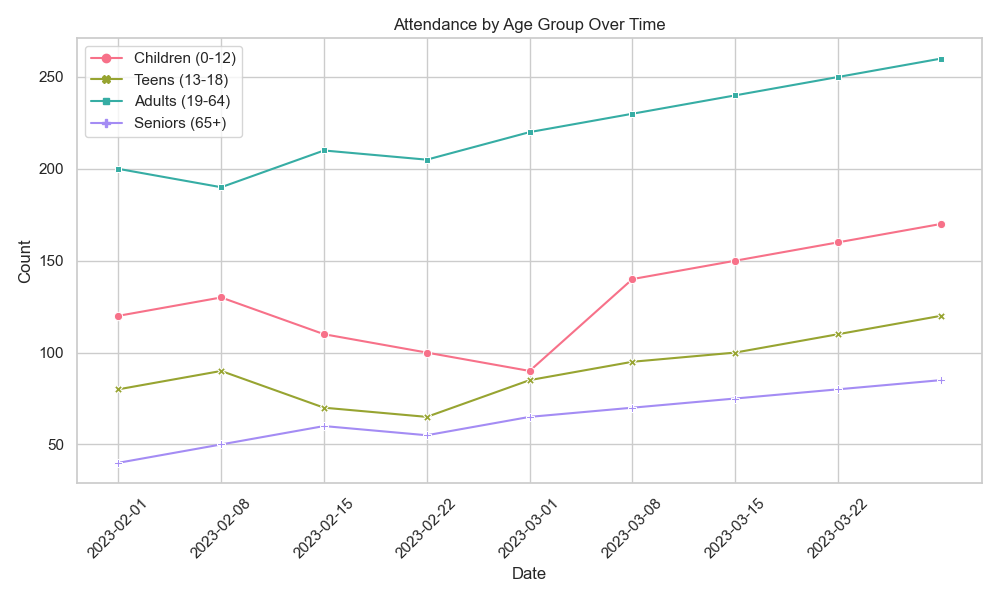

Generate this figure with Python:

import pandas as pd
import seaborn as sns
import matplotlib.pyplot as plt

# Data provided
data = [
    {'Date': '2023-02-01', 'Children (0-12)': 120, 'Teens (13-18)': 80, 'Adults (19-64)': 200, 'Seniors (65+)': 40},
    {'Date': '2023-02-08', 'Children (0-12)': 130, 'Teens (13-18)': 90, 'Adults (19-64)': 190, 'Seniors (65+)': 50},
    {'Date': '2023-02-15', 'Children (0-12)': 110, 'Teens (13-18)': 70, 'Adults (19-64)': 210, 'Seniors (65+)': 60},
    {'Date': '2023-02-22', 'Children (0-12)': 100, 'Teens (13-18)': 65, 'Adults (19-64)': 205, 'Seniors (65+)': 55},
    {'Date': '2023-03-01', 'Children (0-12)': 90, 'Teens (13-18)': 85, 'Adults (19-64)': 220, 'Seniors (65+)': 65},
    {'Date': '2023-03-08', 'Children (0-12)': 140, 'Teens (13-18)': 95, 'Adults (19-64)': 230, 'Seniors (65+)': 70},
    {'Date': '2023-03-15', 'Children (0-12)': 150, 'Teens (13-18)': 100, 'Adults (19-64)': 240, 'Seniors (65+)': 75},
    {'Date': '2023-03-22', 'Children (0-12)': 160, 'Teens (13-18)': 110, 'Adults (19-64)': 250, 'Seniors (65+)': 80},
    {'Date': '2023-03-29', 'Children (0-12)': 170, 'Teens (13-18)': 120, 'Adults (19-64)': 260, 'Seniors (65+)': 85}
]

# Convert the data into a pandas DataFrame
df = pd.DataFrame(data)

# Melt the dataframe to long form
df_long = df.melt(id_vars='Date', var_name='Age Group', value_name='Count')

# Convert 'Date' to a datetime type
df_long['Date'] = pd.to_datetime(df_long['Date'])

# Set the style and palette of the plot
sns.set(style="whitegrid")
palette = sns.color_palette("husl", 4)

# Create a lineplot with different markers for each age group
plt.figure(figsize=(10, 6))
lineplot = sns.lineplot(
    x='Date',
    y='Count',
    hue='Age Group',
    style='Age Group',
    markers=True,
    dashes=False,
    data=df_long,
    palette=palette
)

# Customize the plot with titles and labels
plt.title('Attendance by Age Group Over Time')
plt.xlabel('Date')
plt.ylabel('Count')

# Show a legend with no title
plt.legend(title=None)

# Rotate x-axis labels for better readability
plt.xticks(rotation=45)

# Tight layout for better spacing
plt.tight_layout()

# Display the plot
plt.show()
